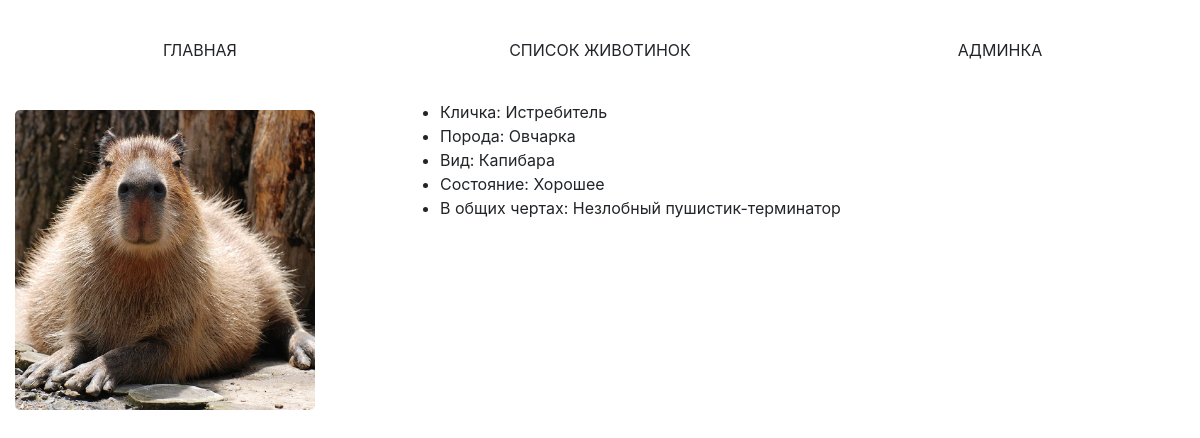
Page /pet/0a3b2feee5b04a9484d30a1a400aae8a/ on the committed database.
### pet/models.py (models this page shows, shortened)
class Pet(models.Model):
    CONDITION = [
            (10, 'Хорошее'),
            (20, 'Удовлетворительное'),
            (30, 'Плохое'),
    ]
    id = models.UUIDField(default=uuid.uuid4, primary_key=True)
    name = models.CharField(max_length=100,
            verbose_name="Кличка")
    breed = models.ForeignKey(AnimalBreed, on_delete=models.CASCADE,
            verbose_name="Вид и порода")
    description = models.TextField(
            verbose_name="Описание")
    coming_date = models.DateField(default=datetime.date.today,
            verbose_name="Дата поступления")
    condition = models.IntegerField(choices=CONDITION,
            verbose_name="Состояние животного")
    photo = models.ImageField(upload_to='pets_photo', blank=True,
            verbose_name="Фото животного")

class AnimalBreed(models.Model):
    id = models.UUIDField(primary_key=True, default=uuid.uuid4)
    name = models.CharField(max_length=256,
            verbose_name="Порода")
    kind = models.ForeignKey(AnimalKind, on_delete=models.CASCADE,
            verbose_name="Вид")

class AnimalKind(models.Model):
    id = models.UUIDField(primary_key=True, default=uuid.uuid4)
    name = models.CharField(max_length=256,
            verbose_name="Вид животного")
    def __str__(self):
        return self.name

### pet/views.py (the view)
# urls.py: path('pet/<str:pk>/', ViewPet.as_view()),
class ViewPet(DetailView):
    template_name = 'pet_detail.html'
    model = Pet

### templates/pet_detail.html (shortened to what this page needs)
{% extends 'base.html' %}
{% block content %}
<div class="main-content">
    <div class="col-lg-4">
         <img height="400" width="400"
              src="{{ object.photo.url }}" alt="" class="fit">
    </div>
    <div>
        <ul>
            <li>Кличка: {{object.name}}</li>
            <li>Порода: {{object.breed.name}}</li>
            <li>Вид: {{object.breed.kind}}</li>
            <li>Состояние: {{object.get_condition_display}}</li>
            <li>В общих чертах: {{object.description}}</li>
        </ul>
    </div>
</div>
{% endblock %}

### static/css/styles.css (style rules this page uses)
.main-content { display: flex; flex-wrap: wrap; }
img.fit { margin: 10px 10px 10px 0px; width: 300px; height: 300px; border-radius:5px; object-fit:cover; }

### rows in the picture
Pet: photo (picture), name "Истребитель", breed.name "Овчарка", breed.kind "Капибара", condition "Хорошее", description "Незлобный пушистик-терминатор"
